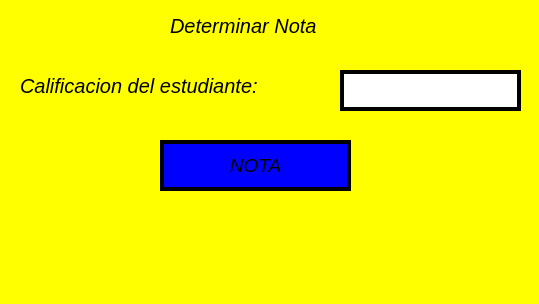
<?xml version="1.0" encoding="UTF-8"?>
<ui version="4.0">
 <class>MainWindow</class>
 <widget class="QMainWindow" name="MainWindow">
  <property name="geometry">
   <rect>
    <x>0</x>
    <y>0</y>
    <width>539</width>
    <height>304</height>
   </rect>
  </property>
  <property name="windowTitle">
   <string>MainWindow</string>
  </property>
  <property name="styleSheet">
   <string notr="true">background: color yellow
</string>
  </property>
  <widget class="QWidget" name="centralwidget">
   <widget class="QPushButton" name="btn_calcular">
    <property name="geometry">
     <rect>
      <x>160</x>
      <y>140</y>
      <width>191</width>
      <height>51</height>
     </rect>
    </property>
    <property name="font">
     <font>
      <family>MS Sans Serif</family>
      <pointsize>14</pointsize>
      <weight>9</weight>
      <italic>true</italic>
      <bold>false</bold>
     </font>
    </property>
    <property name="styleSheet">
     <string notr="true">background:color blue;
font: 75 italic 15pt &quot;MS Sans Serif&quot;;
font: 75 italic 14pt &quot;MS Sans Serif&quot;;
border: 4px solid black;
border_radius: 25px;</string>
    </property>
    <property name="text">
     <string>NOTA</string>
    </property>
   </widget>
   <widget class="QLineEdit" name="txt_calificacion">
    <property name="geometry">
     <rect>
      <x>340</x>
      <y>70</y>
      <width>181</width>
      <height>41</height>
     </rect>
    </property>
    <property name="font">
     <font>
      <pointsize>15</pointsize>
      <weight>50</weight>
      <bold>false</bold>
     </font>
    </property>
    <property name="styleSheet">
     <string notr="true">border: 4px solid black;
background-color: white;
border_radius: 4px;</string>
    </property>
    <property name="text">
     <string/>
    </property>
   </widget>
   <widget class="QLabel" name="label">
    <property name="geometry">
     <rect>
      <x>20</x>
      <y>70</y>
      <width>301</width>
      <height>31</height>
     </rect>
    </property>
    <property name="font">
     <font>
      <family>MS Sans Serif</family>
      <pointsize>15</pointsize>
      <weight>50</weight>
      <italic>true</italic>
      <bold>false</bold>
     </font>
    </property>
    <property name="tabletTracking">
     <bool>true</bool>
    </property>
    <property name="autoFillBackground">
     <bool>false</bool>
    </property>
    <property name="styleSheet">
     <string notr="true">font: italic 15pt &quot;MS Sans Serif&quot;;</string>
    </property>
    <property name="text">
     <string>Calificacion del estudiante:</string>
    </property>
   </widget>
   <widget class="QLabel" name="label_3">
    <property name="geometry">
     <rect>
      <x>170</x>
      <y>10</y>
      <width>211</width>
      <height>31</height>
     </rect>
    </property>
    <property name="font">
     <font>
      <family>MS Sans Serif</family>
      <pointsize>15</pointsize>
      <weight>50</weight>
      <italic>true</italic>
      <bold>false</bold>
     </font>
    </property>
    <property name="styleSheet">
     <string notr="true">font: italic 15pt &quot;MS Sans Serif&quot;;</string>
    </property>
    <property name="text">
     <string>Determinar Nota </string>
    </property>
   </widget>
  </widget>
  <widget class="QMenuBar" name="menubar">
   <property name="geometry">
    <rect>
     <x>0</x>
     <y>0</y>
     <width>539</width>
     <height>26</height>
    </rect>
   </property>
  </widget>
  <widget class="QStatusBar" name="statusbar"/>
 </widget>
 <resources/>
 <connections/>
</ui>
